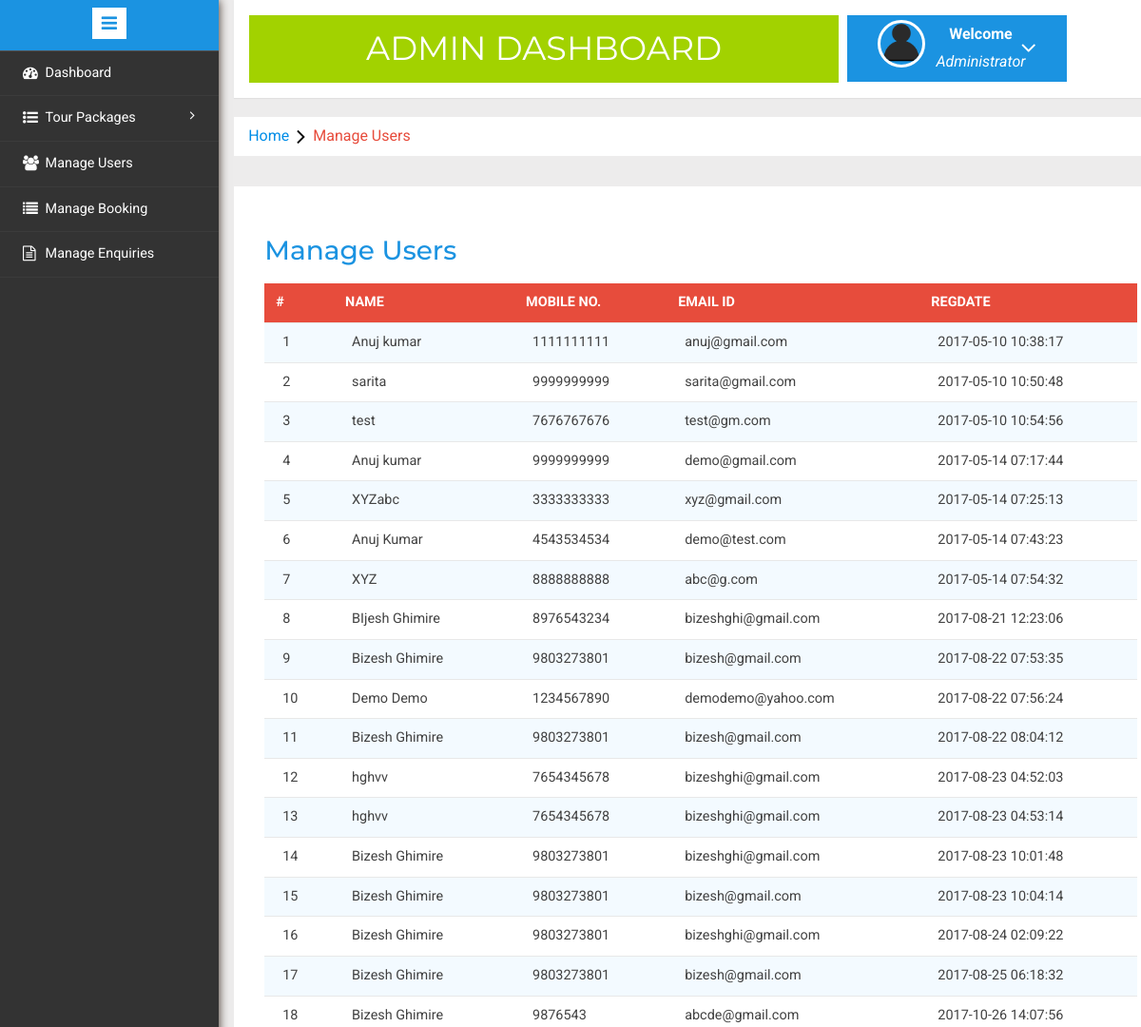
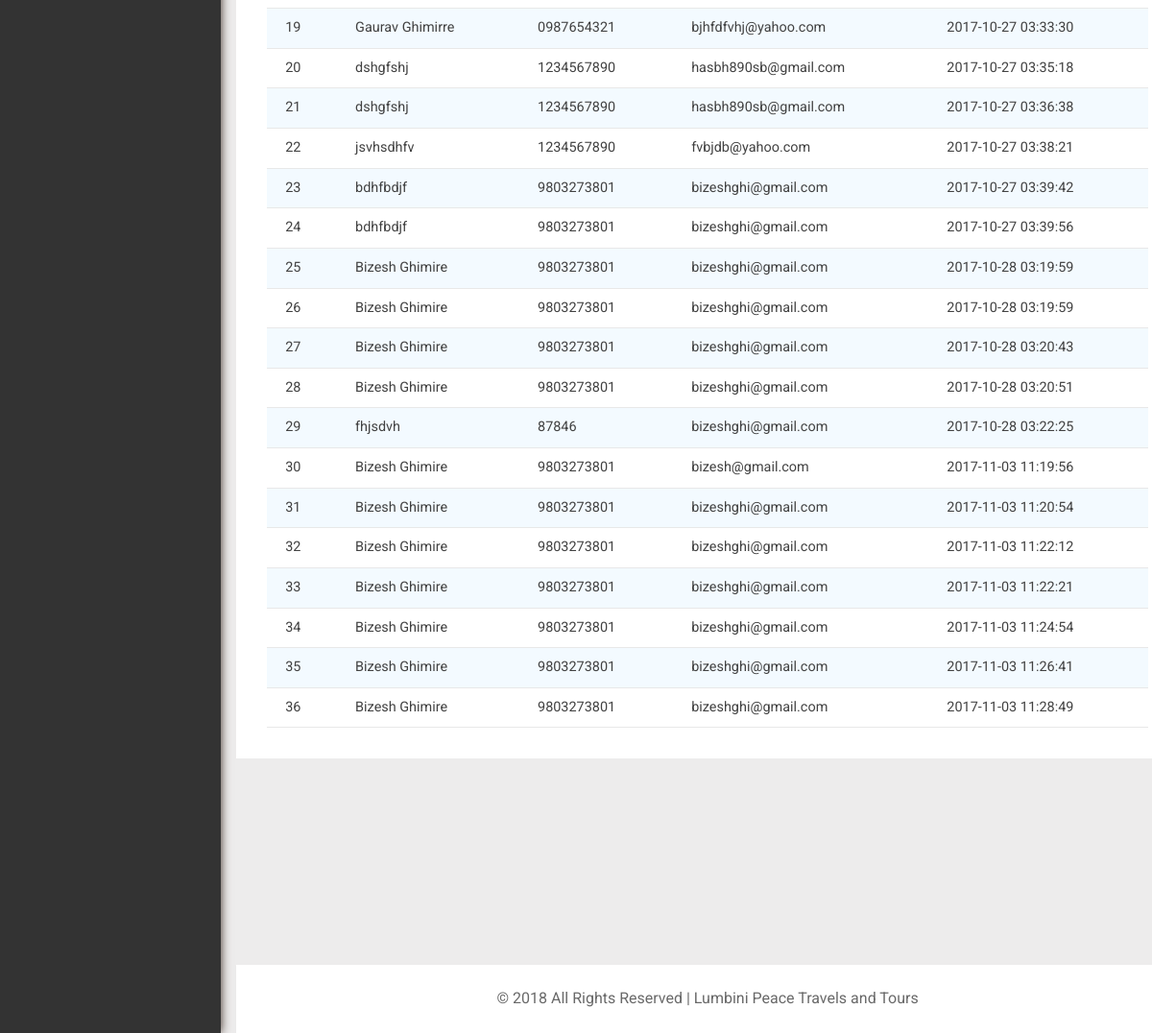
The page /admin/manage-users.php (signed in) on the database its author committed (2 pictures, top to bottom).
### tables this page shows
CREATE TABLE `tblusers` (
  `id` int(11) NOT NULL,
  `FullName` varchar(100) NOT NULL,
  `MobileNumber` char(10) NOT NULL,
  `EmailId` varchar(70) NOT NULL,
  `Password` varchar(100) NOT NULL,
  `RegDate` timestamp NOT NULL DEFAULT CURRENT_TIMESTAMP
);

### admin/manage-users.php (the view, shortened to what this page needs)
<?php
include('includes/config.php');
if(strlen($_SESSION['alogin'])==0)
	{
header('location:index.php');
}
else{
	?>
<!DOCTYPE HTML>
<html>
<head>
<link href="css/bootstrap.min.css" rel='stylesheet' type='text/css' />
<link href="css/style.css" rel='stylesheet' type='text/css' />
<link rel="stylesheet" href="css/morris.css" type="text/css"/>
<link href="css/font-awesome.css" rel="stylesheet">
<link rel="stylesheet" type="text/css" href="css/table-style.css" />
<link rel="stylesheet" type="text/css" href="css/basictable.css" />
<link rel="stylesheet" href="css/icon-font.min.css" type='text/css' />
</head>
<body>
   <div class="page-container">
<div class="left-content">
	   <div class="mother-grid-inner">
				<?php include('includes/header.php');?>
				</div>
<ol class="breadcrumb">
                <li class="breadcrumb-item"><a href="index.html">Home</a><i class="fa fa-angle-right"></i>Manage Users</li>
            </ol>
<div class="agile-grids">
				<div class="agile-tables">
					<div class="w3l-table-info">
					  <h2>Manage Users</h2>
					    <table id="table">
						<thead>
						  <tr>
						  <th>#</th>
							<th>Name</th>
							<th>Mobile No.</th>
							<th>Email Id</th>
							<th>RegDate </th>
						  </tr>
						</thead>
						<tbody>
<?php $sql = "SELECT * from tblusers";
$query = $dbh -> prepare($sql);
$query->execute();
$results=$query->fetchAll(PDO::FETCH_OBJ);
$cnt=1;
if($query->rowCount() > 0)
{
foreach($results as $result)
{				?>
						  <tr>
							<td><?php echo htmlentities($cnt);?></td>
							<td><?php echo htmlentities($result->FullName);?></td>
							<td><?php echo htmlentities($result->MobileNumber);?></td>
							<td><?php echo htmlentities($result->EmailId);?></td>
							<td><?php echo htmlentities($result->RegDate);?></td>
						  </tr>
						 <?php $cnt=$cnt+1;} }?>
						</tbody>
					  </table>
					</div>
			</div>
<?php include('includes/footer.php');?>
</div>
</div>
						<?php include('includes/sidebarmenu.php');?>
							</div>
</body>
</html>
<?php } ?>

### admin/css/table-style.css (style rules this page uses)
table { background: white; border-collapse: collapse; margin: 1.25em 0 0; width: 100%; }
table tr, table th, table td { border: none; border-bottom: 1px solid #e8e8e8; font-size: .95em; }
table th, table td { padding: 10px 12px; text-align: left; }
table th { background: #e74c3c; color: #fff; text-transform: uppercase; }
table tr td { background: #f3faff; color: #424242; }
table tr:nth-of-type(2n+2) td { background: #ffffff; }
table { width: 100%; }

### rows shown on the page
tblusers: FullName "Anuj kumar", MobileNumber "1111111111", EmailId "anuj@gmail.com", RegDate "2017-05-10 10:38:17"
tblusers: FullName "sarita", MobileNumber "9999999999", EmailId "sarita@gmail.com", RegDate "2017-05-10 10:50:48"
tblusers: FullName "test", MobileNumber "7676767676", EmailId "test@gm.com", RegDate "2017-05-10 10:54:56"
tblusers: FullName "Anuj kumar", MobileNumber "9999999999", EmailId "demo@gmail.com", RegDate "2017-05-14 07:17:44"
tblusers: FullName "XYZabc", MobileNumber "3333333333", EmailId "xyz@gmail.com", RegDate "2017-05-14 07:25:13"
tblusers: FullName "Anuj Kumar", MobileNumber "4543534534", EmailId "demo@test.com", RegDate "2017-05-14 07:43:23"
tblusers: FullName "XYZ", MobileNumber "8888888888", EmailId "abc@g.com", RegDate "2017-05-14 07:54:32"
tblusers: FullName "BIjesh Ghimire", MobileNumber "8976543234", EmailId "bizeshghi@gmail.com", RegDate "2017-08-21 12:23:06"
tblusers: FullName "Bizesh Ghimire", MobileNumber "9803273801", EmailId "bizesh@gmail.com", RegDate "2017-08-22 07:53:35"
tblusers: FullName "Demo Demo", MobileNumber "1234567890", EmailId "demodemo@yahoo.com", RegDate "2017-08-22 07:56:24"
tblusers: FullName "Bizesh Ghimire", MobileNumber "9803273801", EmailId "bizesh@gmail.com", RegDate "2017-08-22 08:04:12"
tblusers: FullName "hghvv", MobileNumber "7654345678", EmailId "bizeshghi@gmail.com", RegDate "2017-08-23 04:52:03"
tblusers: FullName "hghvv", MobileNumber "7654345678", EmailId "bizeshghi@gmail.com", RegDate "2017-08-23 04:53:14"
tblusers: FullName "Bizesh Ghimire", MobileNumber "9803273801", EmailId "bizeshghi@gmail.com", RegDate "2017-08-23 10:01:48"
tblusers: FullName "Bizesh Ghimire", MobileNumber "9803273801", EmailId "bizesh@gmail.com", RegDate "2017-08-23 10:04:14"
tblusers: FullName "Bizesh Ghimire", MobileNumber "9803273801", EmailId "bizeshghi@gmail.com", RegDate "2017-08-24 02:09:22"
tblusers: FullName "Bizesh Ghimire", MobileNumber "9803273801", EmailId "bizesh@gmail.com", RegDate "2017-08-25 06:18:32"
tblusers: FullName "Bizesh Ghimire", MobileNumber "9876543", EmailId "abcde@gmail.com", RegDate "2017-10-26 14:07:56"
tblusers: FullName "Gaurav Ghimirre", MobileNumber "0987654321", EmailId "bjhfdfvhj@yahoo.com", RegDate "2017-10-27 03:33:30"
tblusers: FullName "dshgfshj", MobileNumber "1234567890", EmailId "hasbh890sb@gmail.com", RegDate "2017-10-27 03:35:18"
tblusers: FullName "dshgfshj", MobileNumber "1234567890", EmailId "hasbh890sb@gmail.com", RegDate "2017-10-27 03:36:38"
tblusers: FullName "jsvhsdhfv", MobileNumber "1234567890", EmailId "fvbjdb@yahoo.com", RegDate "2017-10-27 03:38:21"
tblusers: FullName "bdhfbdjf", MobileNumber "9803273801", EmailId "bizeshghi@gmail.com", RegDate "2017-10-27 03:39:42"
tblusers: FullName "bdhfbdjf", MobileNumber "9803273801", EmailId "bizeshghi@gmail.com", RegDate "2017-10-27 03:39:56"
tblusers: FullName "Bizesh Ghimire", MobileNumber "9803273801", EmailId "bizeshghi@gmail.com", RegDate "2017-10-28 03:19:59"
tblusers: FullName "Bizesh Ghimire", MobileNumber "9803273801", EmailId "bizeshghi@gmail.com", RegDate "2017-10-28 03:19:59"
tblusers: FullName "Bizesh Ghimire", MobileNumber "9803273801", EmailId "bizeshghi@gmail.com", RegDate "2017-10-28 03:20:43"
tblusers: FullName "Bizesh Ghimire", MobileNumber "9803273801", EmailId "bizeshghi@gmail.com", RegDate "2017-10-28 03:20:51"
tblusers: FullName "fhjsdvh", MobileNumber "87846", EmailId "bizeshghi@gmail.com", RegDate "2017-10-28 03:22:25"
tblusers: FullName "Bizesh Ghimire", MobileNumber "9803273801", EmailId "bizesh@gmail.com", RegDate "2017-11-03 11:19:56"
tblusers: FullName "Bizesh Ghimire", MobileNumber "9803273801", EmailId "bizeshghi@gmail.com", RegDate "2017-11-03 11:20:54"
tblusers: FullName "Bizesh Ghimire", MobileNumber "9803273801", EmailId "bizeshghi@gmail.com", RegDate "2017-11-03 11:22:12"
tblusers: FullName "Bizesh Ghimire", MobileNumber "9803273801", EmailId "bizeshghi@gmail.com", RegDate "2017-11-03 11:22:21"
tblusers: FullName "Bizesh Ghimire", MobileNumber "9803273801", EmailId "bizeshghi@gmail.com", RegDate "2017-11-03 11:24:54"
tblusers: FullName "Bizesh Ghimire", MobileNumber "9803273801", EmailId "bizeshghi@gmail.com", RegDate "2017-11-03 11:26:41"
tblusers: FullName "Bizesh Ghimire", MobileNumber "9803273801", EmailId "bizeshghi@gmail.com", RegDate "2017-11-03 11:28:49"

### other values the page prints
Date('Y') "2018"
